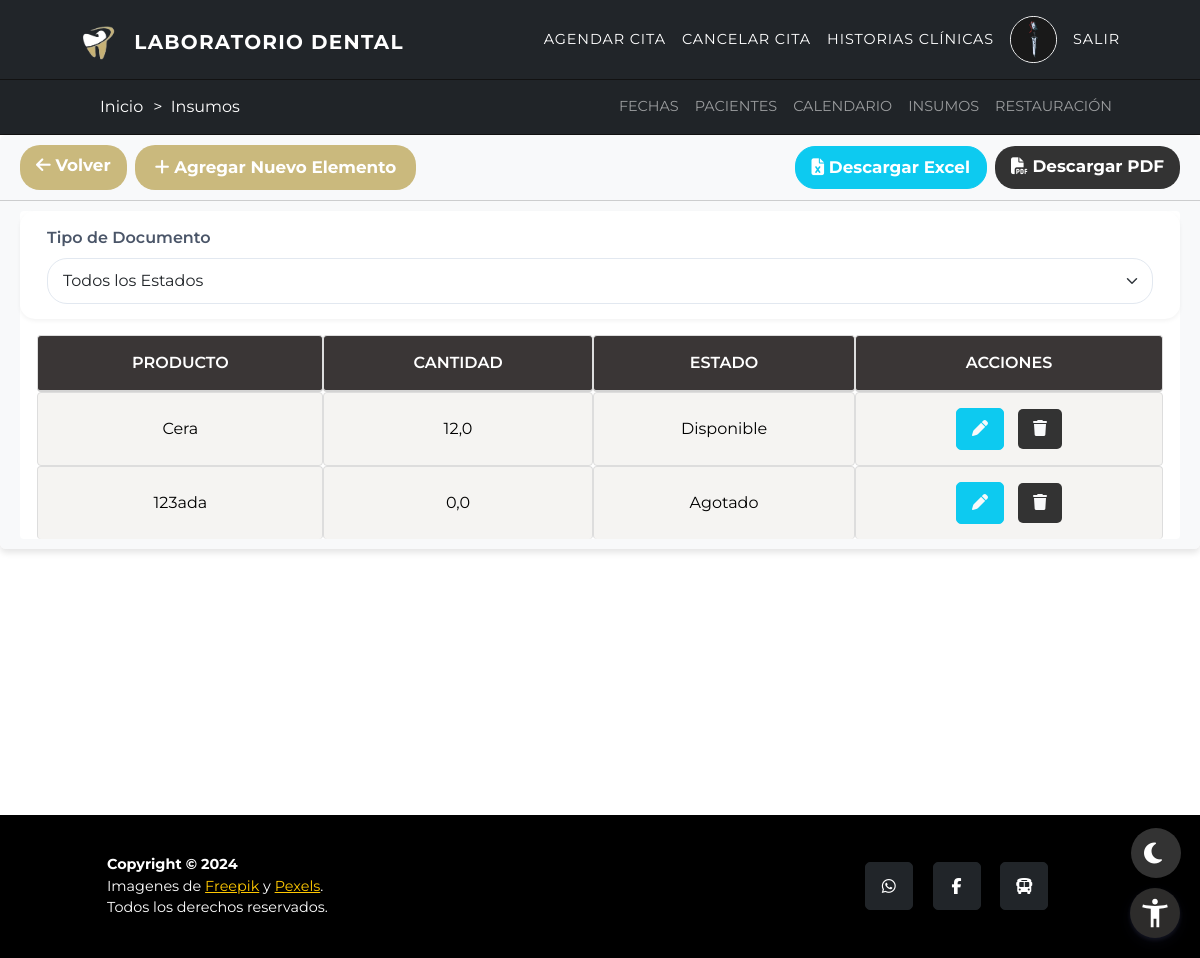
Screenshot of /list-elementos/ (signed in) with the database file from the repository.
### inicio/models.py (models this page shows, shortened)
class UserProfile(AbstractBaseUser, PermissionsMixin):
    TIPO_CHOICES = (
        (1, 'T.I'),
        (2, 'C.C'),
        (3, 'C.E'),
        (4, 'C.I'),
    )
    tipo = models.PositiveSmallIntegerField(choices=TIPO_CHOICES, default=2)
    documento = models.IntegerField(unique=True, validators=[validate_document_length])
    nombre = models.CharField(max_length=50)
    imagen = models.ImageField(upload_to='imagenes/', blank=True, null=True)
    direccion = models.CharField(max_length=100, null=True, blank=True)
    correo = models.EmailField(max_length=100, null=True, blank=True)
    ocupacion = models.CharField(max_length=50, null=True, blank=True)
    celular = models.CharField(max_length=15, null=True, blank=True)
    acudiente = models.CharField(max_length=50, null=True, blank=True)
    edad = models.PositiveSmallIntegerField(null=True, blank=True)
    is_active = models.BooleanField(default=True, null=True, blank=True)
    is_admin = models.BooleanField(default=False, null=True, blank=True)
    is_superuser = models.BooleanField(default=False, null=True, blank=True)
    is_staff = models.BooleanField(default=False)
    objects = UserProfileManager()
    USERNAME_FIELD = 'documento'
    REQUIRED_FIELDS = ['nombre', 'correo']

class Inventario(models.Model):
    ESTADO = (
        (1, 'Disponible'),
        (2, 'Agotado'),
    )
    producto = models.CharField(max_length=150, blank=True)
    cantidad = models.FloatField(default=0, validators=[MinValueValidator(0)])
    estado = models.PositiveSmallIntegerField(choices=ESTADO, default=1)

### inventario/views.py (the view)
# urls.py: path('list-elementos/', views.listelementos, name="listelementos"),
@never_cache
@login_required(login_url='acceso_denegado')
@user_passes_test(traer.es_superusuario, login_url='acceso_denegado')
def listelementos(request):
    inventarios = Inventario.objects.all()
    estado_filtro = request.GET.get('estado')
    print(f"Estado filtro: {estado_filtro}")  # Para depurar el valor recibido
    if estado_filtro:  # Si hay un estado seleccionado
        inventarios = inventarios.filter(estado=estado_filtro)
    else:
        inventarios = Inventario.objects.all()  # Devuelve todos los elementos
    context = {
        'inventarios': inventarios,
        'estados': Inventario.ESTADO,  # Suponiendo que `ESTADO_CHOICES` está definido en el modelo
    }
    return render(request, 'listelementos.html', context)

### inventario/templates/listelementos.html (shortened to what this page needs)
{% extends 'inicio.html' %}
{% load static %}
{% block titulo %}
Insumos
{% endblock %}
{% block content %}
<div class="ContentTable">
    <div class="card">
        <div class="card-header">
            <div class="d-flex justify-content-between align-items-center flex-wrap">
                <div class="d-flex">
                    <a class="btn btn-primary btn-custom me-2" href="{% url 'dashboard' %}" role="button"
                        data-tooltip="Volver al dashboard">
                        <i class="fas fa-arrow-left text-white"></i> <span> Volver </span>
                    </a>
                    <a class="btn btn-success btn-custom" href="{% url 'crearelementos' %}" role="button"
                        data-tooltip="Agregar un nuevo insumo">
                        <i class="fas fa-plus text-white"></i> <span> Agregar Nuevo Elemento </span>
                    </a>
                </div>
                <div class="d-flex">
                    <a class="btn btn-info btn-custom me-2" href="{% url 'reporte_excel_inventario' %}" role="button"
                        data-tooltip="Descargar tabla en excel">
                        <i class="fas fa-file-excel text-white"></i> <span>Descargar Excel</span>
                    </a>
                    <a class="btn btn-danger btn-custom" href="{% url 'reporte_pdf_inventario' %}" role="button"
                        data-tooltip="Descargar tabla en pdf">
                        <i class="fas fa-file-pdf text-white"></i> <span>Descargar PDF</span>
                    </a>
                </div>
            </div>
        </div>
        <div class="card-body">
            <div class="table-container">
                <div id="filtroForm" class="mb-3">
                    <div class="row" style="width: 100%;">
                        <div>
                            <label for="fechaFiltro" class="form-label" data-tooltip="Filtrar citas por fecha">Tipo de
                                Documento</label>
                            <select id="filtroEstados" class="form-select" data-tooltip="Filtrar por estado">
                                <option value="">Todos los Estados</option>
                            </select>
                        </div>
                    </div>
                </div>
                <div class="table-responsive">
                    <table id="elementosTable" class="table table-primary table-centered">
                        <thead>
                            <tr>
                                <th id="headerProducto" data-sort="producto" scope="col" data-tooltip="Producto">
                                    Producto</th>
                                <th id="headerCantidad" data-sort="cantidad" scope="col"
                                    data-tooltip="Cantidad disponible">Cantidad</th>
                                <th id="headerEstado" data-sort="estado" scope="col" data-tooltip="Estado del producto">
                                    Estado</th>
                                <th scope="col">Acciones</th>
                            </tr>
                        </thead>
                        <tbody>
                            {% for elemento in inventarios %}
                            <tr {% if not cuenta.is_superuser %} style="display:none;" {% endif %}>
                                <td data-sort="producto">{{ elemento.producto }}</td>
                                <td data-sort="cantidad">{{ elemento.cantidad }}</td>
                                <td data-sort="estado">{{ elemento.get_estado_display }}</td>
                                <td>
                                    <a class="btn btn-info" href="{% url 'editarelementos' elemento.id %}" role="button"
                                        data-tooltip="Editar este insumo">
                                        <i class="fas fa-pen sort-icon a"></i>
                                    </a>
                                    <button class="btn btn-danger"
                                        onclick="confirmarEliminacion('{{ elemento.id }}', '{{ elemento.producto }}')"
                                        data-tooltip="Eliminar este insumo">
                                        <i class="fas fa-trash sort-icon a"></i>
                                    </button>
                                </td>
                            </tr>
                            {% endfor %}
                        </tbody>
                    </table>
                </div>
            </div>
        </div>
    </div>
</div>
{% endblock %}

### inicio/templates/inicio.html (shortened to what this page needs)
{% load static %}
<!DOCTYPE html>
<html lang="es">
<head>
  <link rel="stylesheet" href="https://cdn.jsdelivr.net/npm/bootstrap@5.3.2/dist/css/bootstrap.min.css"
 />
  <link rel="stylesheet" href="https://cdn.jsdelivr.net/npm/flatpickr/dist/flatpickr.min.css">
  <link rel="stylesheet" href="https://cdnjs.cloudflare.com/ajax/libs/font-awesome/6.5.2/css/all.min.css" />
  <link rel="stylesheet" href="https://cdn.jsdelivr.net/npm/sweetalert2@11.0.19/dist/sweetalert2.min.css" />
  <link rel="stylesheet" href="https://cdn.datatables.net/2.1.6/css/dataTables.jqueryui.min.css" />
  <link rel="stylesheet" href="https://cdn.datatables.net/2.1.6/css/dataTables.dataTables.min.css" />
  <link rel="stylesheet" href="https://cdn.datatables.net/buttons/3.1.2/css/buttons.dataTables.min.css" />
  <link rel="stylesheet" href="{% static 'css/inicio_dashboard2.css' %}?v3.3" />
  <link rel="stylesheet" href="{% static 'css/styles.css' %}?v2.9" />
  <link rel="stylesheet" href="{% static 'css/tablas.css' %}?v3.3">
  <link rel="stylesheet" href="{% static 'css/custom.css' %}?v1.9">
  <link rel="stylesheet" href="{% static 'css/dark_mode.css' %}?v2.4">
  <link rel="stylesheet" href="{% static 'css/htmlInicio.css' %}?v1.2">
</head>
<body id="page-top">
  <div class="menu">
    <nav class="navbar2 navbar-expand-lg navbar-dark fixed-top navbar-shrink" id="mainNav">
      <div class="container">
        <a class="navbar-brand d-flex align-items-center" href="{% url 'dashboard' %}"
          data-tooltip="Ir al Tablero Principal">
          <img src="{% static 'img/logo.png' %}" alt="Logo" class="img-fluid" style="max-height: 40px; width: auto;">
          <span class="labo ms-2 d-none d-sm-inline">LABORATORIO DENTAL</span>
        </a>
        <div class="collapse navbar-collapse" id="navbarResponsiveCombined">
          <ul class="navbar-nav text-uppercase ms-auto py-4 py-lg-0">
            <li class="nav-item">
              <a class="nav-link" href="{% url 'crearcitas' %}" data-tooltip="Programar una nueva cita">
                Agendar Cita
              </a>
            </li>
            <li class="nav-item">
              <a class="nav-link" href="{% url 'listcitas' %}" data-tooltip="Ver y cancelar citas existentes">
                Cancelar Cita
              </a>
            </li>
            <li class="nav-item">
              <a class="nav-link" href="{% url 'listhistorias' %}" data-tooltip="Acceder a historias clínicas">
                Historias Clínicas
              </a>
            </li>
            <li class="nav-item">
              <div class="profile-dropdown">
                <div onclick="toggle()" class="profile-dropdown-btn">
                  <a href="{% url 'configuracion' id=user.id %}" data-tooltip="Ver perfil y configuración">
                    <div class="profile-img">
                      {% if user.imagen %}
                      <img src="{{ user.imagen.url }}" alt="Profile Image" />
                      {% else %}
                      <img src="{% static 'img/user.png' %}" alt="Default Profile Image" />
                      {% endif %}
                    </div>
                  </a>
                </div>
              </div>
            </li>
            <li class="nav-item">
              <form method="post" action="{% url 'signout' %}" id="logout-form" style="display: inline">
                <a class="nav-link" href="#"
                  onclick="event.preventDefault(); document.getElementById('logout-form').submit();"
                  data-tooltip="Cerrar sesión">
                  Salir
                </a>
              </form>
            </li>
          </ul>
        </div>
      </div>
    </nav>
    <nav class="navbar navbar-expand-lg navbar-dark fixed-top second-navbar d-none d-lg-block">
      <div class="collapse navbar-collapse" id="navbarResponsive">
        <div class="container d-flex justify-content-center">
          <p id="home2">
          <div class="breadcrumbs">
            <a href="{% url 'dashboard' %}" data-tooltip="Volver al inicio">Inicio</a>&gt;&nbsp;
            {% block titulo %} {% endblock %}
          </div>
          </p>
          {% if user.is_superuser %}
          <ul class="navbar-nav text-uppercase ms-auto py-4 py-lg-0 d-flex justify-content-center">
            <li class="nav-item">
              <a class="nav-link" href="{% url 'listfechas' %}" data-tooltip="Gestionar fechas disponibles">Fechas</a>
            </li>
            <li class="nav-item">
              <a class="nav-link" href="{% url 'listcuentas' %}" data-tooltip="Ver lista de pacientes">Pacientes</a>
            </li>
            <li class="nav-item">
              <a class="nav-link" href="{% url 'calendario' %}" data-tooltip="Ver calendario de citas">Calendario</a>
            </li>
            <li class="nav-item">
              <a class="nav-link" href="{% url 'listelementos' %}"
                data-tooltip="Gestionar inventario de insumos">Insumos</a>
            </li>
            <li class="nav-item">
              <a class="nav-link" href="{% url 'backup_list' %}"
                data-tooltip="Gestionar copias de seguridad">Restauración</a>
            </li>
          </ul>
          {% endif %}
        </div>
      </div>
    </nav>
  </div>
  {% block content %} {% endblock %}
  <div class="bootFooter">
    <div class="dark-mode-toggle" id="darkModeToggle"> </div>
    <footer class="footer py-4">
      <div class="container">
        <div class="row align-items-center 1">
          <div class="col-lg-4 text-lg-start">
            <strong>Copyright © 2024</strong> <br>
            Imagenes de <a href="https://www.freepik.es/fotos-vectores-gratis/odontologia" target="_blank"
              data-tooltip="Visita Freepik">Freepik</a> y <a href="https://www.pexels.com/" target="_blank"
              data-tooltip="Visita Pexels">Pexels</a>. <br>
            Todos los derechos reservados.
          </div>
          <div class="col-lg-4 my-3 my-lg-0">
            <a class="btn btn-dark btn-social mx-2" href="https://api.whatsapp.com/send?phone=573222829221"
              aria-label="Whatsapp" data-social="Whatsapp" onclick="return openInteractiveWindow(this.href);"
              data-tooltip="Contáctanos por WhatsApp">
              <i class="fa-brands fa-whatsapp"></i>
            </a>
            <a class="btn btn-dark btn-social mx-2 2"
              href="https://www.facebook.com/profile.php?id=100042873386422&mibextid=ZbWKwL" aria-label="Facebook"
              data-social="Facebook" onclick="return openInteractiveWindow(this.href);"
              data-tooltip="Síguenos en Facebook">
              <i class="fa-brands fa-facebook-f"></i>
            </a>
            <a class="btn btn-dark btn-social mx-2 3" href="https://maps.app.goo.gl/ANEuUgRV9diJPPBv7" aria-label="Mapa"
              data-social="Mapa" onclick="return openInteractiveWindow(this.href);"
              data-tooltip="Encuéntranos en el mapa">
              <i class="fa-solid fa-bus"></i>
            </a>
          </div>
        </div>
      </div>
    </footer>
  </div>
</body>
</html>

### rows the page displays
UserProfile: imagen (picture)
Inventario: producto "Cera", cantidad "12,0", estado "Disponible"
Inventario: producto "123ada", cantidad "0,0", estado "Agotado"
